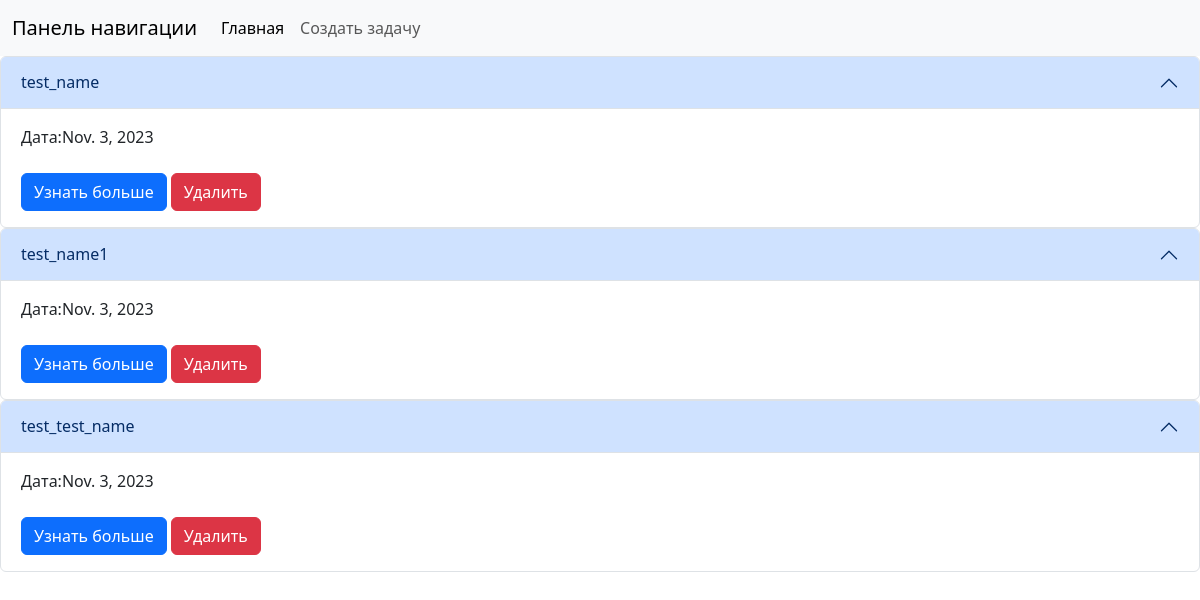
/tasks/, run on an earlier commit of the app's database.
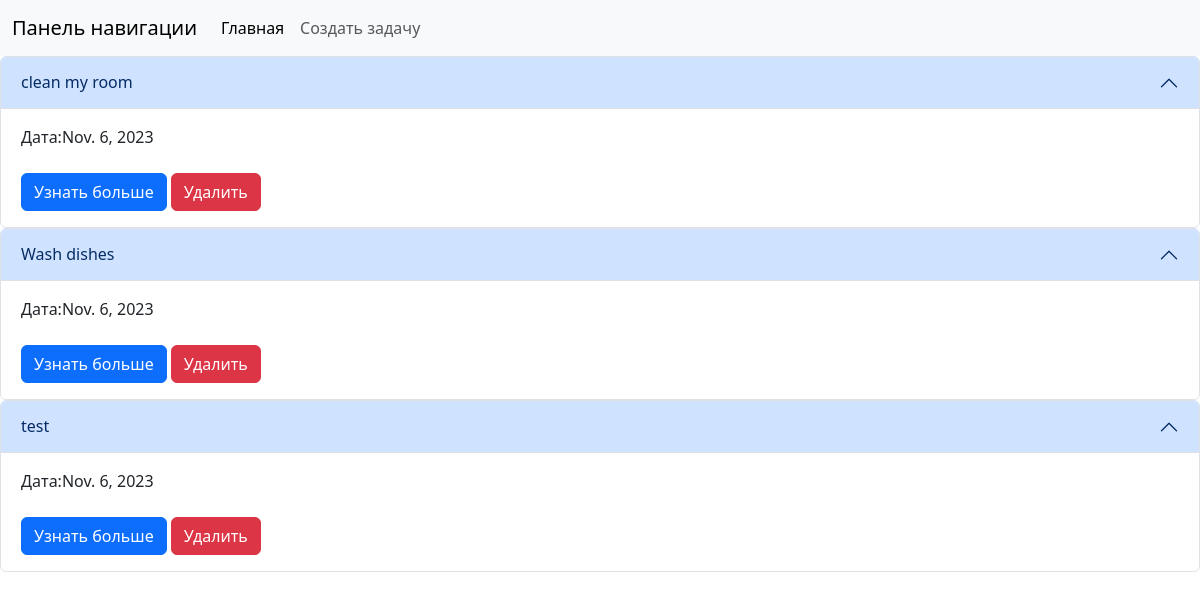
And on a later commit of the database.
### ToDoList/models.py (models this page shows, shortened)
class List(models.Model):
    name = models.CharField(max_length=50)
    description = models.TextField()
    date = models.DateField()

### ToDoList/views.py (the view)
# urls.py: path('tasks/', views.TaskListView.as_view(), name='task_list'),
class TaskListView(ListView):
    model = List
    context_object_name = 'list'
    paginate_by = 5
    template_name = 'task_list.html'

### templates/task_list.html (shortened to what this page needs)
{% extends 'navbar.html' %}
{% load bootstrap4 %}
{% block content %}
{% for list in list %}
    <div class="accordion" id="accordionPanelsStayOpenExample">
        <div class="accordion-item">
    <h2 class="accordion-header">
      <button class="accordion-button" type="button" data-bs-toggle="collapse" data-bs-target="#panelsStayOpen-collapseOne{{ list.id }}" aria-expanded="true" aria-controls="panelsStayOpen-collapseOne">
        {{list.name}}
      </button>
    </h2>
    <div id="panelsStayOpen-collapseOne{{ list.id }}" class="accordion-collapse collapse show">
      <div class="accordion-body">
          Дата:{{ list.date }} <br><br> <a href="{% url 'task_detail' pk=list.pk %}"><button type="button" class="btn btn-primary"> Узнать больше </button></a>  <a href="{% url 'task_delete' pk=list.pk %}"><button type="button" class="btn btn-danger" > Удалить </button></a>
      </div>
    </div>
  </div>
    </div>
{% endfor %}
{% endblock %}

### templates/navbar.html (shortened to what this page needs)
<!DOCTYPE html>
<html lang="en">
<head>
    {% load bootstrap4 %}
    {% bootstrap_css %}
    <link href="https://cdn.jsdelivr.net/npm/bootstrap@5.3.1/dist/css/bootstrap.min.css" rel="stylesheet">
</head>
<body>
<nav class="navbar navbar-expand-lg bg-body-tertiary">
  <div class="container-fluid">
    <a class="navbar-brand" href="#">Панель навигации</a>
    <div class="collapse navbar-collapse" id="navbarNav">
      <ul class="navbar-nav">
        <li class="nav-item">
          <a class="nav-link active" aria-current="page" href="{% url 'task_list' %}">Главная</a>
        </li>
        <li class="nav-item">
          <a class="nav-link" href="{% url 'task_create' %}">Создать задачу</a>
        </li>
      </ul>
    </div>
  </div>
</nav>
    {% block content %}
    {% endblock %}

What changed in the data, as far as the page shows it:
removed List: name "test_name", date "Nov. 3, 2023"
removed List: name "test_name1", date "Nov. 3, 2023"
removed List: name "test_test_name", date "Nov. 3, 2023"
added List: name "clean my room", date "Nov. 6, 2023"
added List: name "Wash dishes", date "Nov. 6, 2023"
added List: name "test", date "Nov. 6, 2023"
